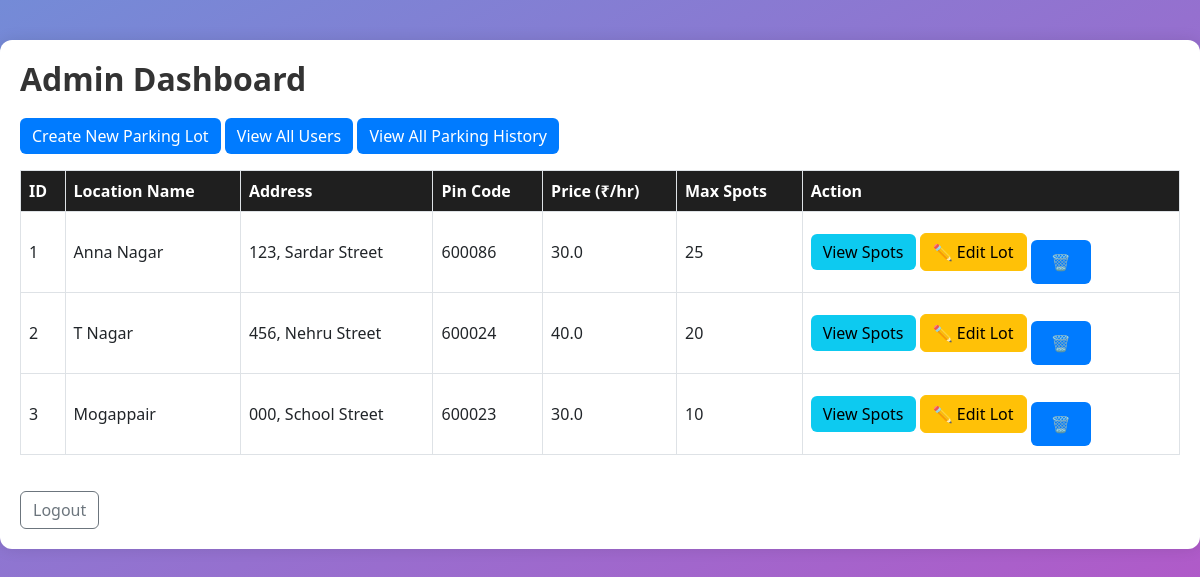
The app's page /admin/dashboard (signed in), older data.
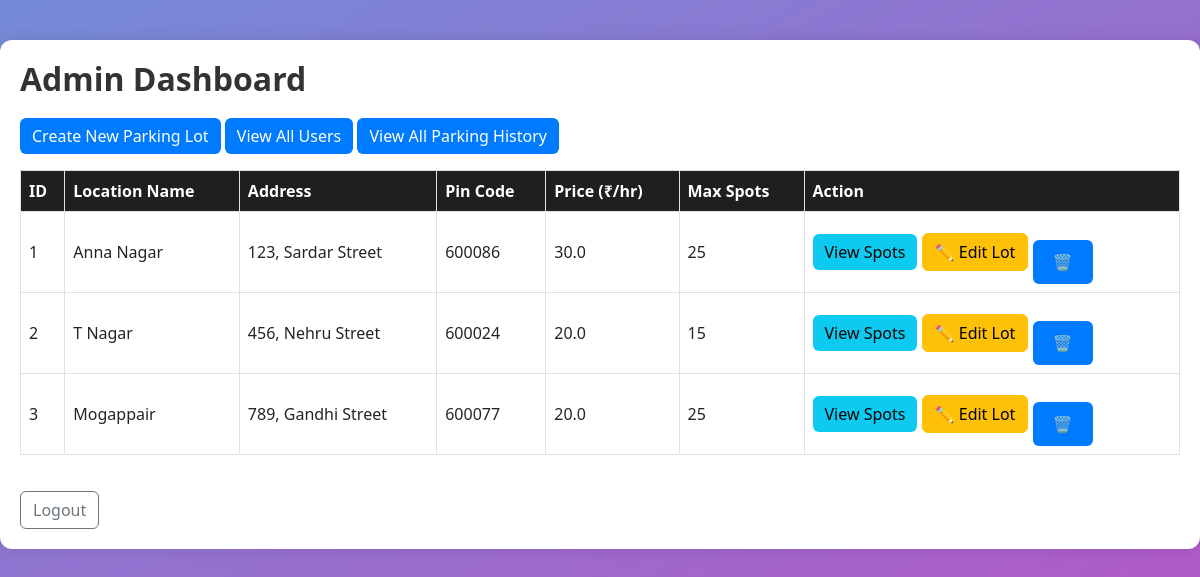
The same page, newer data.
### models/models.py (models this page shows)
class ParkingLot(db.Model):
    id = db.Column(db.Integer, primary_key=True)
    name = db.Column(db.String(100), nullable=False)
    address = db.Column(db.String(200), nullable=False)
    pin_code = db.Column(db.String(10), nullable=False)
    price = db.Column(db.Float, nullable=False)
    max_spots = db.Column(db.Integer, nullable=False)
    spots = db.relationship('ParkingSpot', backref='lot')

### app.py (the view)
@app.route('/admin/dashboard')
def admin_dashboard():
    if session.get('role') != 'admin':
        return redirect('/login')
    parking_lots = ParkingLot.query.all() #fetch all parking lots
    return render_template('admin_dashboard.html', parking_lots=parking_lots)

### templates/admin_dashboard.html (shortened to what this page needs)
{% set title = "Admin" %}
{% extends 'layout.html' %}
{% block content %}
<div class="container">
    <h2>Admin Dashboard</h2>
    <a href="{{ url_for('create_parking_lot') }}" class="btn btn-primary mb-3">Create New Parking Lot</a>
    <a href="{{ url_for('admin_view_users') }}" class="btn btn-primary mb-3">View All Users</a>
    <a href="{{ url_for('admin_history') }}" class="btn btn-primary mb-3">View All Parking History</a>
    <table class="table table-bordered">
        <thead>
            <tr>
                <th>ID</th>
                <th>Location Name</th>
                <th>Address</th>
                <th>Pin Code</th>
                <th>Price (₹/hr)</th>
                <th>Max Spots</th>
                <th>Action</th>
            </tr>
        </thead>
        <tbody>
            {% for lot in parking_lots %}
            <tr>
                <td>{{ lot.id }}</td>
                <td>{{ lot.name }}</td>
                <td>{{ lot.address }}</td>
                <td>{{ lot.pin_code }}</td>
                <td>{{ lot.price }}</td>
                <td>{{ lot.max_spots }}</td>
                <td>
                    <a href="{{ url_for('view_spots', lot_id=lot.id) }}" class="btn btn-info">View Spots</a>
                    <a href="{{ url_for('edit_lot', lot_id=lot.id) }}" class="btn btn-warning">✏️ Edit Lot</a>
                    <form method="POST" action="{{ url_for('delete_lot', lot_id=lot.id) }}" style="display:inline;">
                        <button type="submit" class="btn btn-danger" onclick="return confirm('Do you want to delete permanently?')">🗑️</button>
                    </form>
                </td>
            </tr>
            {% endfor %}
        </tbody>
    </table>
    <form action="{{ url_for('logout') }}" method="post">
        <button class="btn btn-outline-secondary logout-btn">Logout</button>
    </form>
</div>
{% endblock %}

### templates/layout.html (shortened to what this page needs)
<!DOCTYPE html>
<html lang="en">
<head>
    <link href="https://cdn.jsdelivr.net/npm/bootstrap@5.3.0/dist/css/bootstrap.min.css" rel="stylesheet">
    {% if title == "Register" %}
    <link rel="stylesheet" href="{{ url_for('static', filename='css/register.css') }}">
    {% elif title == "Login" %}
    <link rel="stylesheet" href="{{ url_for('static', filename='css/login.css') }}">
    {% elif title == "Admin" %}
    <link rel="stylesheet" href="{{ url_for('static', filename='css/admin.css') }}">
    {% elif title == "Edit Parking Lot" or title == "View" %}
    <link rel="stylesheet" href="{{ url_for('static', filename='css/edit_lot.css') }}">
    {% elif title == "User_dashboard" %}
    <link rel="stylesheet" href="{{ url_for('static', filename='css/user_dashboard.css') }}">
    {% elif title == "View Available Parking Lots" %}
    <link rel="stylesheet" href="{{ url_for('static', filename='css/view_available_parking_lots.css') }}">
    {% endif %}
</head>
<body>
    {% block content %}{% endblock %}
</body>
</html>

### static/css/admin.css (style rules this page uses)
body { font-family: 'Segoe UI', Tahoma, Geneva, Verdana, sans-serif; margin: 0; background-image: linear-gradient(150deg, #748bd7, #ba52c6); padding: 0; height: 94.5vh; }
.container { max-width: 1200px; margin: 40px auto; padding: 20px; background-color: white; border-radius: 12px; box-shadow: 0 0 15px rgba(0,0,0,0.1); }
h2, h3 { font-weight: 600; color: #333; margin-bottom: 20px; }
.table th { background-color: #1f1f1f; color: white; font-weight: 600; }
.table td, .table th { vertical-align: middle; }
.btn-primary { background-color: #007bff; border: none; }
.btn-danger { background-color: #dc3545; border: none; }
.btn-info { background-color: #0dcaf0; border: none; }
button[type="submit"] { margin-top: 20px; padding: 10px 20px; font-weight: 600; background-color: #007bff; color: white; border: none; border-radius: 6px; cursor: pointer; }
.logout-btn { margin-top: 20px; }

Row changes from the older to the newer data that the page shows:
changed ParkingLot "T Nagar": price "40.0" → "20.0"; max_spots "20" → "15"
changed ParkingLot "Mogappair": address "000, School Street" → "789, Gandhi Street"; pin_code "600023" → "600077"; price "30.0" → "20.0"; max_spots "10" → "25"
